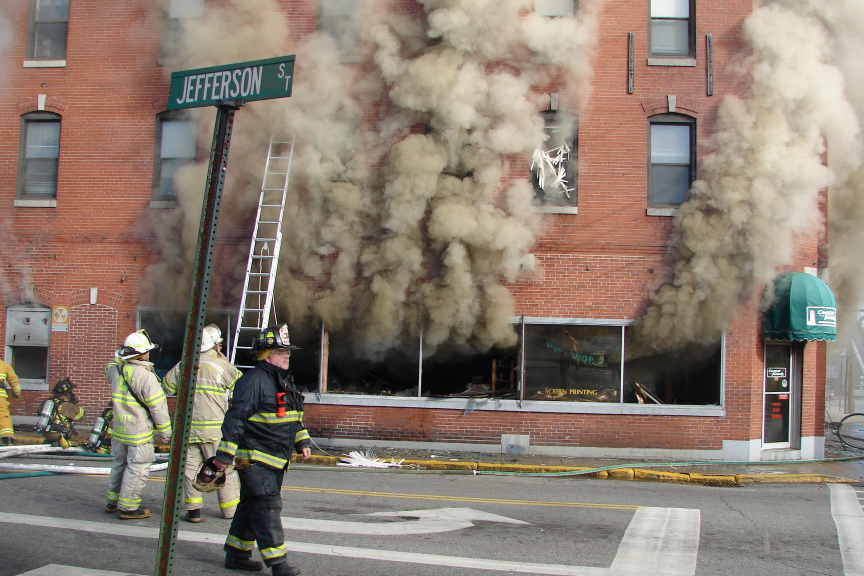
#> input picture 1.JPG, 2592 x 1728 px (shown at 1/3 size)
$ python UserPointsImage.py 1.JPG 2.jpg   (older library calls are emulated)
#> lines starting #> are read from the running program, lines starting #| are printed output that depends on the picture; after the words box and inside, x2 and y2 are one past the last pixel; in counts of white or black regions, pixels touching at a corner belong together
#!/usr/bin/python

# Standard imports
import cv2
import numpy as np
import sys

img_file = sys.argv[1]
annotation_file = sys.argv[2]

img = cv2.imread(img_file)
#> img is the input picture: shape (1728, 2592, 3); mean B, G, R 113.3, 125.2, 139.5

USERPOINTS = [[(236,155), 10], [(223,94),20]]

# define range of fire color
FIRE_MIN = np.array([0,60,150])
FIRE_MAX = np.array([80,220,255])

def drawClassifiedPoints(img) :
	# Create a detector with the parameters
	ver = (cv2.__version__).split('.')
	if int(ver[0]) < 3 :
		detector = cv2.SimpleBlobDetector(params)
	else :
		detector = cv2.SimpleBlobDetector_create(params)

	# HSV version of img
	hsv_img = cv2.cvtColor(img,cv2.COLOR_BGR2HSV)
#> hsv_img: shape (1728, 2592, 3); mean H, S, V 37.4, 57, 142.1

	# Threshold the HSV image to get only fire colors
	mask = cv2.inRange(img, FIRE_MIN, FIRE_MAX)
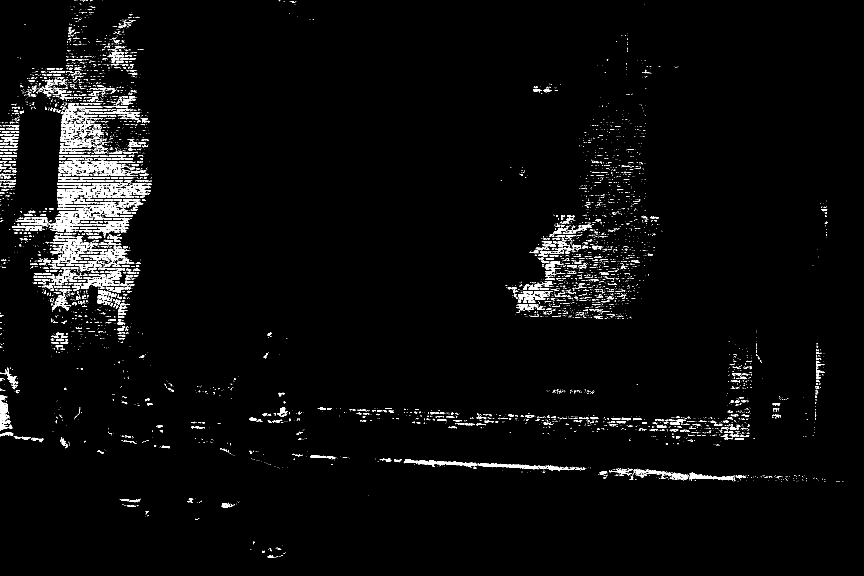
#> mask: shape (1728, 2592) (shown at 1/3 size); 2.6% white; 6488 white regions (5396 under 20 px), largest, box (x1, y1, x2, y2) and area: (1211, 1380, 1430, 1403) 1558, (0, 1200, 37, 1292) 1416, (1434, 1389, 1643, 1407) 1336

	blur = cv2.GaussianBlur(mask,(5,5),0)
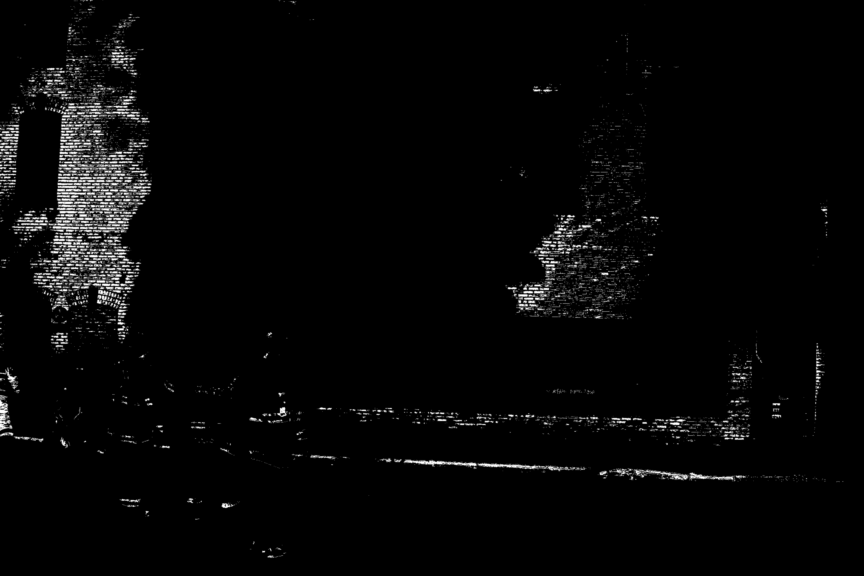
#> blur: shape (1728, 2592) (shown at 1/3 size); min 0, max 255, mean 6.6
	ret3,th3 = cv2.threshold(blur,0,255,cv2.THRESH_BINARY+cv2.THRESH_OTSU)
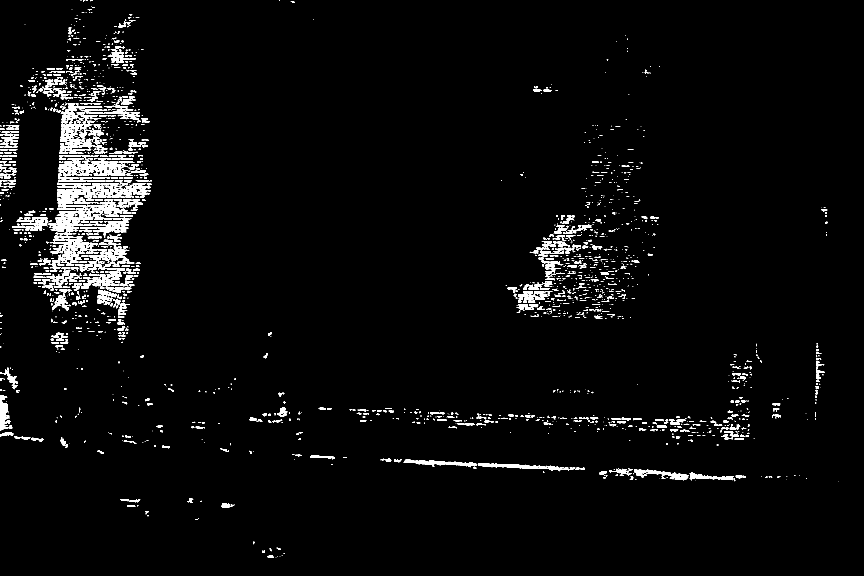
#> th3: shape (1728, 2592) (shown at 1/3 size); 2.9% white; 2423 white regions (1345 under 20 px), largest, box (x1, y1, x2, y2) and area: (1434, 1389, 1721, 1414) 2312, (1211, 1379, 1430, 1402) 1980, (0, 1185, 37, 1292) 1961
#> ret3 = 84

	kernel = np.ones((7,7), np.uint8)
	erosion = cv2.erode(th3,kernel,iterations=1)
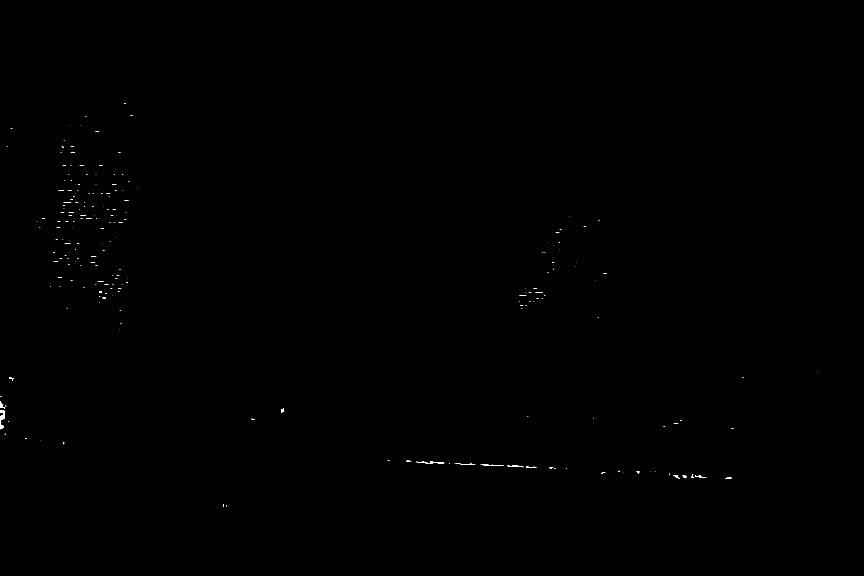
#> erosion: shape (1728, 2592) (shown at 1/3 size); 0.07% white; 217 white regions (192 under 20 px), largest, box (x1, y1, x2, y2) and area: (0, 1232, 16, 1288) 404, (1249, 1384, 1333, 1391) 236, (1442, 1393, 1510, 1398) 141
	dilation = cv2.dilate(erosion,kernel,iterations=1)
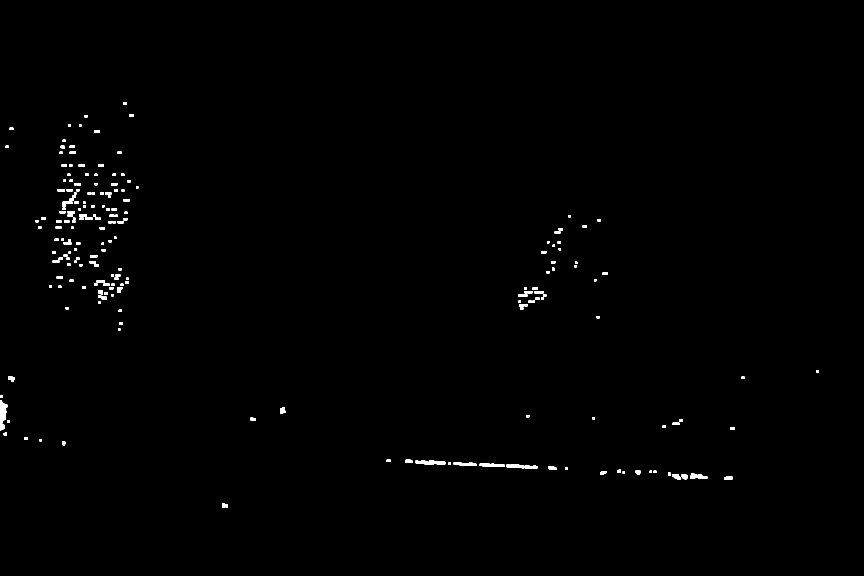
#> dilation: shape (1728, 2592) (shown at 1/3 size); 0.51% white; 207 white regions, largest, box (x1, y1, x2, y2) and area: (0, 1200, 22, 1291) 1219, (1246, 1381, 1336, 1394) 866, (1439, 1390, 1513, 1401) 639

	# Bitwise-AND mask and original image
	res = cv2.bitwise_and(img,img, mask= dilation)

	keypoints = detector.detect(res)
#> keypoints = ()

	cv2.imshow('result', res)

	# Draw detected blobs as red circles.
	# cv2.DRAW_MATCHES_FLAGS_DRAW_RICH_KEYPOINTS ensures
	# the size of the circle corresponds to the size of blob
	return cv2.drawKeypoints(img, keypoints, np.array([]), (255,255,0), cv2.DRAW_MATCHES_FLAGS_DRAW_RICH_KEYPOINTS)

# This function draws the trainingset points onto an image
def drawUserPoints(img, points) :
	for point in points:
		center = point[0]
		radius = point[1]
		img = cv2.circle(img, center, radius, (255,0,0), 0)
	return img

# Setup SimpleBlobDetector parameters.
params = cv2.SimpleBlobDetector_Params()

# Change thresholds
params.minThreshold = 0
params.maxThreshold = 255

# Filter by Area.
params.filterByArea = True
params.minArea = 100
params.maxArea = 1000000

# Filter by Circularity
params.filterByCircularity = False
params.minCircularity = 0.1

# Filter by Convexity
params.filterByConvexity = False
params.minConvexity = 0.87

# Filter by Inertia
params.filterByInertia = False
params.minInertiaRatio = 0.01

img_test = drawClassifiedPoints(img)
img_overlay = drawUserPoints(img_test, USERPOINTS)

cv2.imshow('img_overlay',img_overlay)

cv2.waitKey(0)
cv2.destroyAllWindows()

$ run again, on 4.jpg
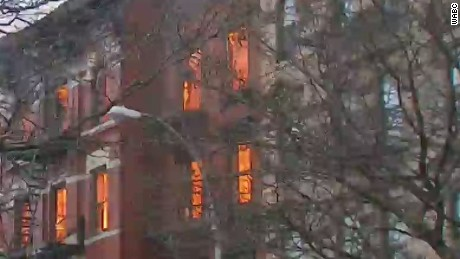
#> input picture 4.jpg, 460 x 259 px
#> img is the input picture: shape (259, 460, 3); mean B, G, R 80.7, 83.6, 96.6
#> hsv_img: shape (259, 460, 3); mean H, S, V 50, 44, 97.5
#> in drawClassifiedPoints, `mask = cv2.inRange(img, FIRE_MIN, FIRE_MAX)`:
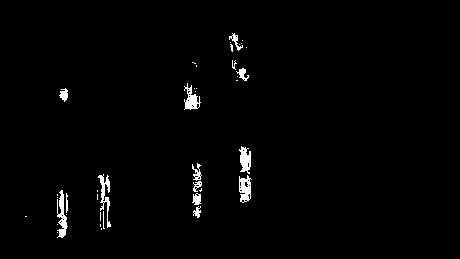
#> mask: shape (259, 460); 1.5% white; 40 white regions (26 under 20 px), largest, box (x1, y1, x2, y2) and area: (57, 190, 68, 238) 262, (98, 174, 111, 228) 242, (239, 175, 252, 203) 235
#> th3: shape (259, 460); 1.8% white; 15 white regions (5 under 20 px), largest, box (x1, y1, x2, y2) and area: (57, 190, 68, 238) 376, (192, 163, 202, 218) 332, (98, 175, 111, 228) 293
#> ret3 = 89
#> erosion: shape (259, 460); 0.16% white; 10 white regions (7 under 20 px), largest, box (x1, y1, x2, y2) and area: (242, 181, 248, 199) 56, (243, 151, 248, 169) 50, (188, 97, 195, 106) 46
#> dilation: shape (259, 460); 0.94% white; 10 white regions, largest, box (x1, y1, x2, y2) and area: (239, 178, 251, 202) 236, (240, 148, 251, 172) 224, (185, 94, 198, 109) 178
#> keypoints = ()
#> the loop in drawUserPoints, `for point in points:` made 2 passes
#> pass 2, in drawUserPoints, `img = cv2.circle(img, center, radius, (255,0,0), 0)`:
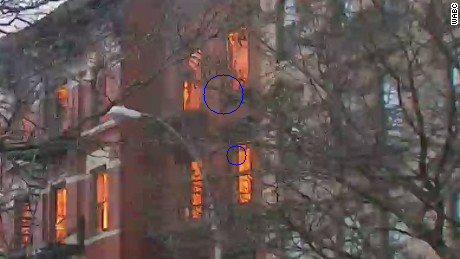
#> img: shape (259, 460, 3); mean B, G, R 81, 83.5, 96.4

$ run again, on 5.jpg
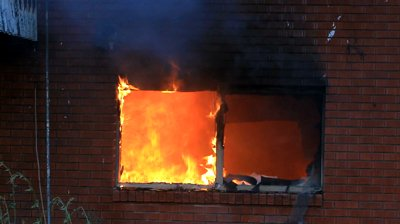
#> input picture 5.jpg, 400 x 224 px
#> img is the input picture: shape (224, 400, 3); mean B, G, R 36, 42.5, 67.2
#> hsv_img: shape (224, 400, 3); mean H, S, V 57.5, 131.8, 73.8
#> in drawClassifiedPoints, `mask = cv2.inRange(img, FIRE_MIN, FIRE_MAX)`:
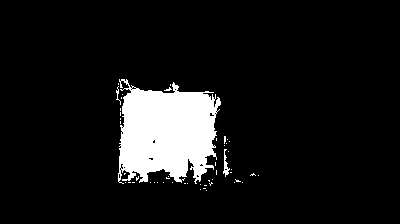
#> mask: shape (224, 400); 9% white; 50 white regions (47 under 20 px), largest, box (x1, y1, x2, y2) and area: (118, 79, 221, 184) 7779, (223, 149, 230, 177) 78, (116, 86, 121, 105) 27
#> th3: shape (224, 400); 8.9% white; 11 white regions (8 under 20 px), largest, box (x1, y1, x2, y2) and area: (118, 83, 221, 183) 7795, (223, 155, 229, 175) 68, (120, 79, 129, 88) 37
#> ret3 = 122
#> erosion: shape (224, 400); 6.8% white; 1 white region, box (x1, y1, x2, y2) and area: (122, 91, 214, 175) 6118
#> dilation: shape (224, 400); 8.3% white; 1 white region, box (x1, y1, x2, y2) and area: (119, 88, 217, 178) 7444
#> keypoints = ()
#> the loop in drawUserPoints, `for point in points:` made 2 passes
#> pass 2, in drawUserPoints, `img = cv2.circle(img, center, radius, (255,0,0), 0)`:
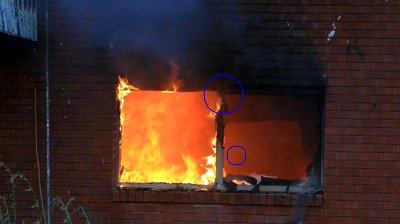
#> img: shape (224, 400, 3); mean B, G, R 36.4, 42.5, 67

$ run again, on 6.jpg
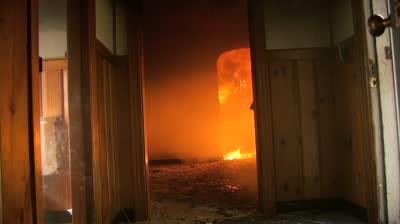
#> input picture 6.jpg, 400 x 224 px
#> img is the input picture: shape (224, 400, 3); mean B, G, R 24.3, 53.7, 92.8
#> hsv_img: shape (224, 400, 3); mean H, S, V 14.1, 190.8, 92.8
#> in drawClassifiedPoints, `mask = cv2.inRange(img, FIRE_MIN, FIRE_MAX)`:
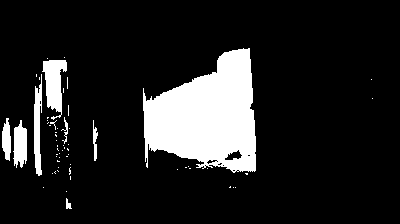
#> mask: shape (224, 400); 13.4% white; 59 white regions (51 under 20 px), largest, box (x1, y1, x2, y2) and area: (143, 48, 256, 173) 9485, (42, 60, 67, 120) 867, (34, 74, 42, 176) 561
#> th3: shape (224, 400); 13.3% white; 15 white regions (7 under 20 px), largest, box (x1, y1, x2, y2) and area: (143, 48, 256, 173) 9508, (43, 60, 67, 112) 844, (34, 84, 42, 176) 557
#> ret3 = 122
#> erosion: shape (224, 400); 9.4% white; 6 white regions (2 under 20 px), largest, box (x1, y1, x2, y2) and area: (146, 52, 253, 168) 7765, (46, 63, 64, 106) 408, (17, 130, 24, 159) 196, (5, 130, 8, 149) 39
#> dilation: shape (224, 400); 12.3% white; 6 white regions, box (x1, y1, x2, y2) and area: (143, 49, 256, 171) 9355, (43, 60, 67, 109) 822, (14, 127, 27, 162) 448, (2, 127, 11, 152) 207, (35, 89, 42, 102) 91, (34, 104, 41, 113) 63
#> keypoints = 1 keypoints; (x, y, size): (234, 156, 12)
#> the loop in drawUserPoints, `for point in points:` made 2 passes
#> pass 2, in drawUserPoints, `img = cv2.circle(img, center, radius, (255,0,0), 0)`:
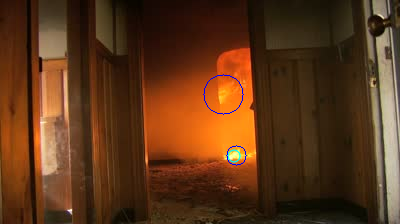
#> img: shape (224, 400, 3); mean B, G, R 24.8, 53.5, 92.3
